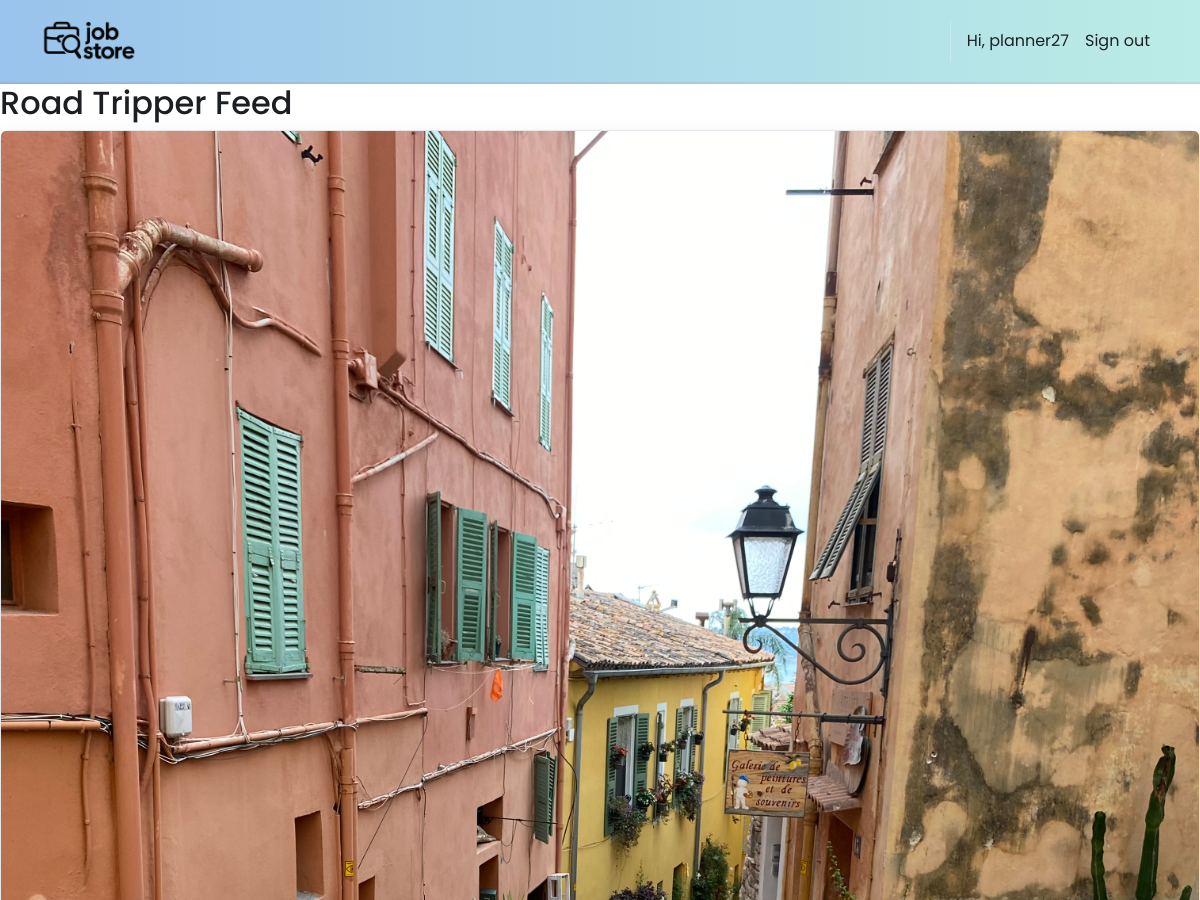
The app's page /roadTripper/feed/ (signed in, upper part), older data.
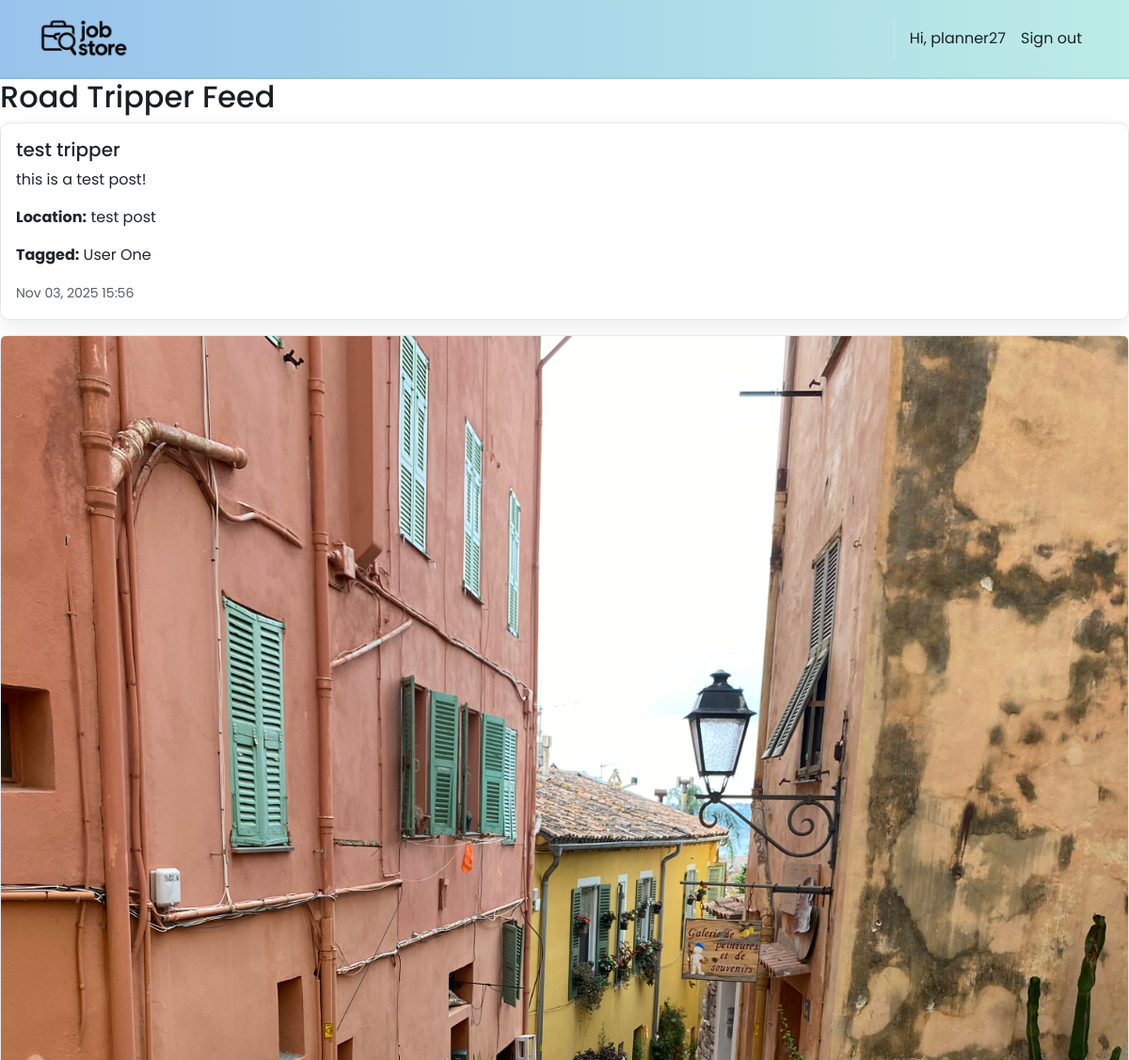
The same page, newer data.
### accounts/models.py (models this page shows)
class User(AbstractUser):
    class Roles(models.TextChoices):
        PLANNER = "PLANNER", "Planner"
        ROAD_TRIPPER = "ROAD_TRIPPER", "Road Tripper"
    role = models.CharField(
        max_length=20, choices=Roles.choices, default=Roles.ROAD_TRIPPER, db_index=True
    )
    @property
    def is_planner(self) -> bool:
        return self.role == self.Roles.PLANNER
    @property
    def is_roadTripper(self) -> bool:
        return self.role == self.Roles.ROAD_TRIPPER

### roadTripper/models.py (models this page shows, shortened)
class TripPost(models.Model):
    roadtripper = models.ForeignKey(
        'roadTripper',
        on_delete=models.CASCADE,
        related_name='trip_posts',
        null=True,
        blank=True
    )
    photo = models.ImageField(upload_to='trip_photos/', blank=True, null=True)
    location = models.CharField(max_length=255, blank=True)
    description = models.TextField(blank=True)
    tagged_friends = models.ManyToManyField(
        'roadTripper',
        related_name='tagged_in_trips',
        blank=True
    )
    created_at = models.DateTimeField(auto_now_add=True)
    lat = models.FloatField(null=True, blank = True)
    lng = models.FloatField(null = True, blank = True)

class RoadTripper(models.Model):
    user = models.OneToOneField(
        settings.AUTH_USER_MODEL, on_delete=models.CASCADE, related_name="roadTripper_profile"
    )
    firstName = models.CharField("First Name", max_length=255)
    lastName  = models.CharField("Last Name", max_length=255)
    location  = models.CharField("Home Location", max_length=255, blank=True)
    image     = models.ImageField("Profile Image", upload_to='roadTripper_images/', null=True, blank=True)
    TRAVEL_BUDGET_CHOICES = [
        ('LOW', 'Budget-Friendly (Under $50/day)'),
        ('MID', 'Mid-Range (Approx. $50 - $150/day)'),
        ('HIGH', 'Luxury (Over $150/day)'),
        ('FLEX', 'Flexible / Varies'),
    ]
    travel_headline = models.CharField("Travel Tagline", max_length=255, blank=True,
        help_text="A short, catchy phrase about your travel style."
    )
    travel_budget = models.CharField("Travel Budget", max_length=4, choices=TRAVEL_BUDGET_CHOICES, default='MID')
    interests = models.ManyToManyField("Interest", related_name="trippers_with_interest", blank=True)
    destinations = models.ManyToManyField("Destination", related_name="trippers_want_to_visit", blank=True)
    links = models.ManyToManyField("Link", related_name="roadTripper", blank=True)
    hide_image = models.BooleanField(default=False)
    hide_travel_headline = models.BooleanField(default=False)
    hide_travel_budget = models.BooleanField(default=False)
    hide_profile = models.BooleanField(default=False)
    hide_location = models.BooleanField(default=False)

### roadTripper/views.py (the view)
# urls.py: path('feed/', views.trip_feed, name='roadTripper.trip_feed'),
@login_required
def trip_feed(request):
    posts = TripPost.objects.select_related("roadtripper").prefetch_related("tagged_friends").all().order_by("-created_at")
    return render(request, "roadTripper/tripFeed.html", {"posts": posts})

### pitStop/context_processors.py (called while the page is built)
def static_revisions(request):
    base = Path(settings.BASE_DIR)
    logo_path = base / 'pitStop' / 'static' / 'img' / 'logo.png'
    try:
        rev_logo = str(int(os.path.getmtime(logo_path)))
    except Exception:
        rev_logo = '1'
    css_path = base / 'pitStop' / 'static' / 'css' / 'style.css'
    try:
        rev_css = str(int(os.path.getmtime(css_path)))
    except Exception:
        rev_css = '1'
    return {
        'STATIC_REV_LOGO': rev_logo,
        'STATIC_REV_CSS': rev_css,
    }

### roadTripper/templates/roadTripper/tripFeed.html
{% extends 'base.html' %}
{% block content %}
<h2>Road Tripper Feed</h2>
{% for post in posts %}
  <div class="card mb-3">
    {% if post.photo %}
      <img src="{{ post.photo.url }}" class="card-img-top" alt="Trip Photo">
    {% endif %}
    <div class="card-body">
      <h5 class="card-title">{{ post.roadtripper.firstName }} {{ post.roadtripper.lastName }}</h5>
      <p class="card-text">{{ post.description }}</p>
      <p><strong>Location:</strong> {{ post.location }}</p>
      {% if post.tagged_friends.all %}
        <p><strong>Tagged:</strong>
          {% for friend in post.tagged_friends.all %}
            {{ friend.firstName }} {{ friend.lastName }}{% if not forloop.last %}, {% endif %}
          {% endfor %}
        </p>
      {% endif %}
      <small class="text-muted">{{ post.created_at|date:"M d, Y H:i" }}</small>
    </div>
  </div>
{% empty %}
  <p>No posts yet!</p>
{% endfor %}
{% endblock %}

### pitStop/templates/base.html (shortened to what this page needs)
<!DOCTYPE html>
<html>
  {% load static %}
  <head>
    <link href="https://cdn.jsdelivr.net/npm/bootstrap@5.3.3/dist/css/bootstrap.min.css"
          rel="stylesheet">
    <link rel="stylesheet"
          href="https://cdnjs.cloudflare.com/ajax/libs/font-awesome/6.1.1/css/all.min.css">
    <link rel="stylesheet" type="text/css" href="{% static 'css/style.css' %}?v={{ STATIC_REV_CSS }}">
  </head>
  <body class="d-flex flex-column min-vh-100{% if request.resolver_match and request.resolver_match.url_name == 'home.index' %} is-home{% endif %}">
    <nav class="p-3 navbar navbar-light ms-brandbar navbar-expand-lg">
      <div class="container">
        <a class="navbar-brand" href="{% url 'home.index' %}">
          <img src="{% static 'img/logo.png' %}?v={{ STATIC_REV_LOGO }}" alt="logo" height="40" />
        </a>
        <div class="collapse navbar-collapse" id="navbarNavAltMarkup">
          <div class="navbar-nav ms-auto navbar-ml align-items-lg-center">
            {% if user.is_authenticated %}
              <span class="nav-link disabled">Hi, {{ user.username }}</span>
              <a class="nav-link" href="{% url 'logout' %}">Sign out</a>
            {% else %}
              <a class="nav-link" href="{% url 'home.about' %}">About</a>
              <a class="nav-link" href="{% url 'login' %}">Log in</a>
              <a class="nav-link" href="{% url 'signup.choice' %}">Sign up</a>
            {% endif %}
          </div>
        </div>
      </div>
    </nav>
    <div class="flex-grow-1">
      {% block content %}
      {% endblock content %}
    </div>
  </body>
</html>

### pitStop/static/css/style.css (style rules this page uses)
:root { --bg: #ffffff; --bg-alt: #f6f7f9; --surface: #ffffff; --surface-2: #f2f3f5; --text: #1b1f23; --muted: #6b7280; --border: #e5e7eb; --brand-blue-1: #99C3EC; --brand-blue-2: #AAD2EC; --brand-cyan: #BCECE6; --brand-mint: #97E3C2; --brand-peach: #FFEED9; --brand-pink: #F69C9E; --primary: var(--brand-blue-1); --primary-contrast: #0b0d10; --link: var(--brand-blue-1); --success: var(--brand-mint); --warning: var(--brand-peach); --danger: var(--brand-pink); --shadow: 0 6px 20px rgba(0,0,0,0.08); --radius: 10px; --radius-sm: 8px; --radius-xs: 6px; --focus: 0 0 0 0.2rem rgba(153,195,236,0.35); --transition: 180ms ease; }
html, body { background: var(--bg); color: var(--text); }
body { font-family: 'Poppins', system-ui, -apple-system, Segoe UI, Roboto, Arial, sans-serif; line-height: 1.5; text-rendering: optimizeLegibility; -webkit-font-smoothing: antialiased; -moz-osx-font-smoothing: grayscale; transition: background-color var(--transition), color var(--transition); }
a { color: var(--link); }
.navbar { backdrop-filter: saturate(160%) blur(4px); }
.navbar .nav-link { opacity: 0.9; }
.ms-brandbar { background-color: #99C3EC; background: linear-gradient(90deg, var(--brand-blue-1), var(--brand-cyan)) !important; border-bottom: 2px solid rgba(0,0,0,0.06); }
.ms-brandbar .nav-link, .ms-brandbar .navbar-brand, .ms-brandbar .navbar-text { color: var(--primary-contrast) !important; }
.ms-brandbar .nav-link { position: relative; transition: color 160ms ease, transform 140ms ease; }
.ms-brandbar .nav-link::after { content: ''; position: absolute; left: 0; right: 0; bottom: -4px; height: 2px; width: 0; margin: 0 auto; background: var(--primary-contrast); transition: width 180ms ease; }
.card { background-color: var(--surface); border: 1px solid var(--border); border-radius: var(--radius); box-shadow: var(--shadow); }
.btn, .form-control, .form-select, .nav-link, .card { transition: all var(--transition); }

Row changes from the older to the newer data that the page shows:
added TripPost: roadtripper.firstName "test", roadtripper.lastName "tripper", description "this is a test post!", location "test post", created_at "Nov 03, 2025 15:56"
now on this page (row unchanged): RoadTripper: firstName "User", lastName "One"
